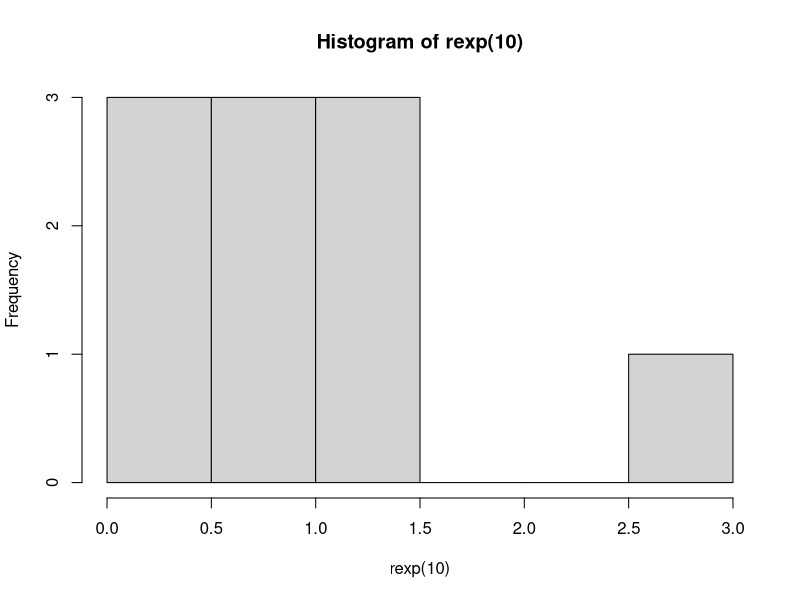
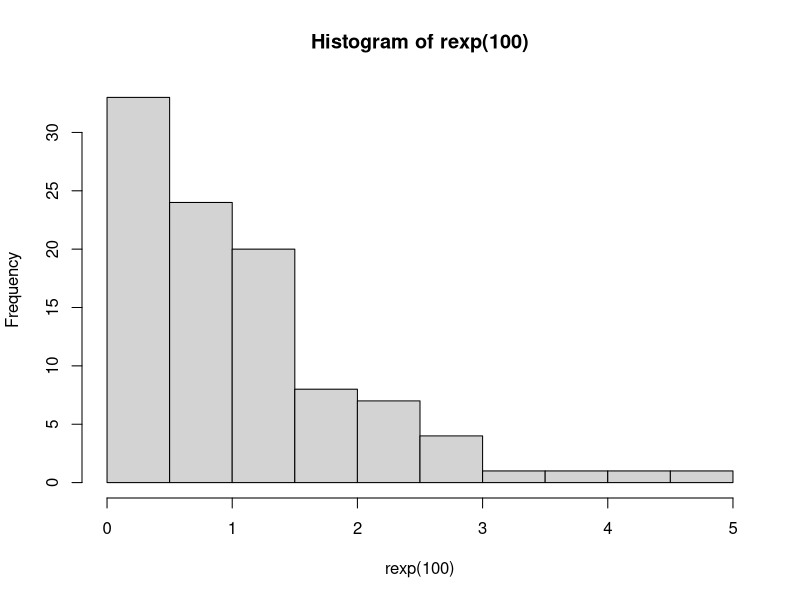
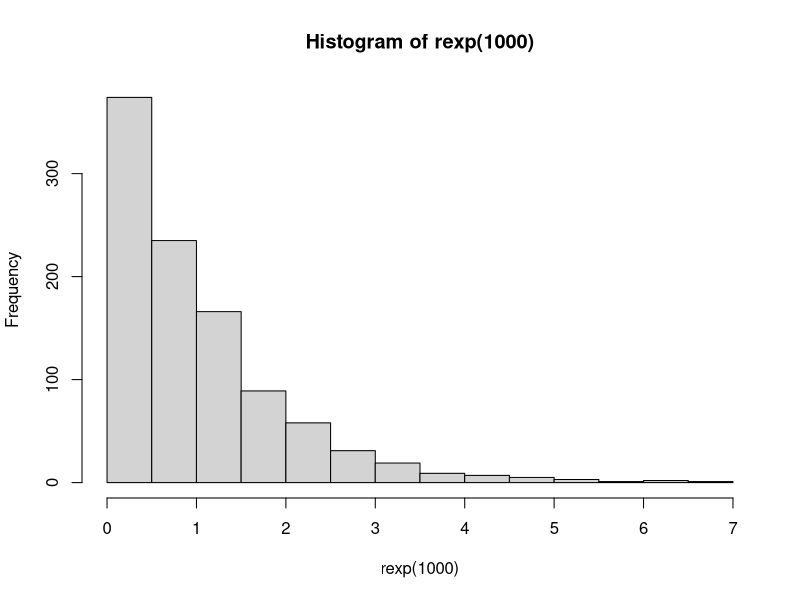
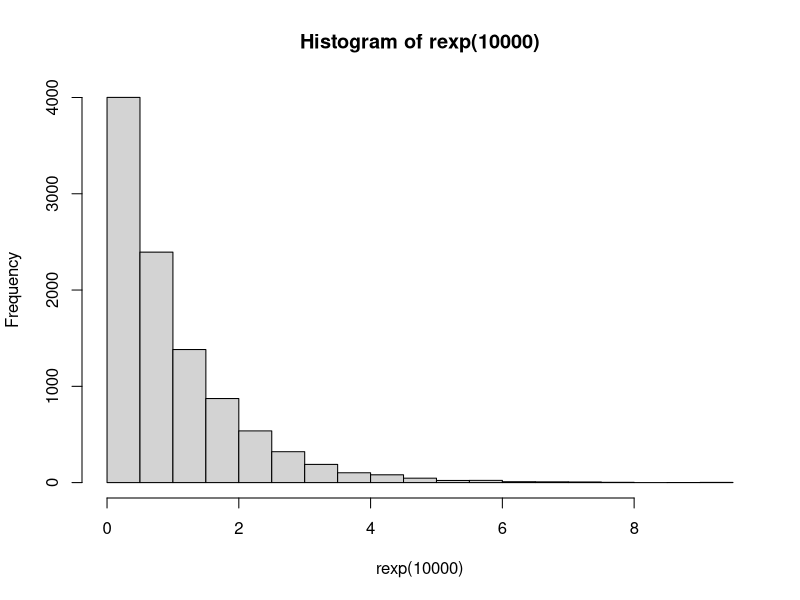

Write R code to recreate these figures, in order.
# 5A
set.seed(1)
rexp(3)

# 5B
hist(rexp(10))
hist(rexp(100))
hist(rexp(1000))
hist(rexp(10000))

# 5C
L <- 3
E <- 1 / L
E #Rataan
Var <- 1 / (L * L)
Var #Varians
